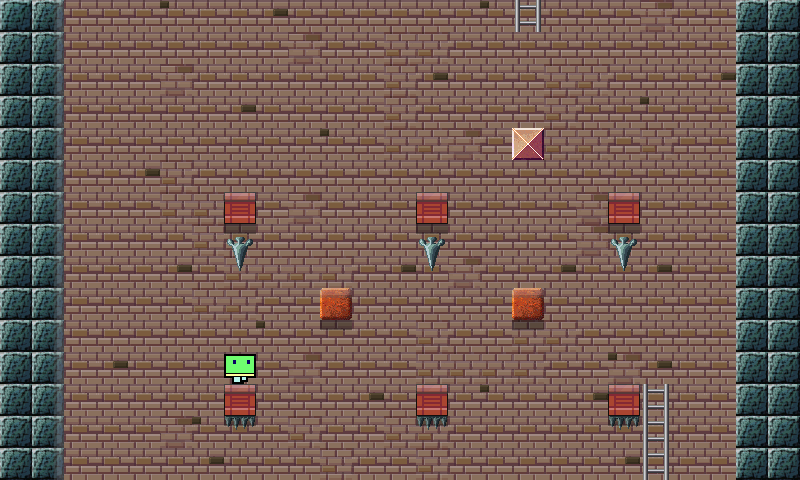

A level layout from a 2D game, rendered from its tile map. Below: a short description, then the map file with its tile-grid data intact:
An orthogonal 25x15 tile map with 32x32 px tiles, 6 tile layers (Layer 0 tiles, Layer 1 underlays tiles, Layer 2 underlays sprites and player, Layer 3 underlays sprites and mobs, ...), 6 tilesets.

<map version="1.0.0" orientation="orthogonal" renderorder="right-down" width="25" height="15" tilewidth="32" tileheight="32" nextobjectid="1">
 <tileset firstgid="1" name="0" tilewidth="32" tileheight="32" tilecount="296" columns="8">
  <image source="../images/map0Tiles.png" width="256" height="1200" />
 </tileset>
 <tileset firstgid="297" name="1" tilewidth="32" tileheight="32" tilecount="1352" columns="8">
  <image source="../images/map1UnderlaysTiles.png" width="256" height="5412" />
 </tileset>
 <tileset firstgid="1649" name="2" tilewidth="32" tileheight="32" tilecount="64" columns="8">
  <image source="../images/map2UnderlaysSpritesAndPlayer.png" width="256" height="256" />
 </tileset>
 <tileset firstgid="1713" name="3" tilewidth="32" tileheight="32" tilecount="368" columns="8">
  <image source="../images/map3UnderlaysSpritesAndMobs.png" width="256" height="1500" />
 </tileset>
 <tileset firstgid="2081" name="4" tilewidth="32" tileheight="32" tilecount="120" columns="8">
  <image source="../images/map4OverlaysSprites.png" width="256" height="500" />
 </tileset>
 <tileset firstgid="2201" name="5" tilewidth="32" tileheight="32" tilecount="496" columns="8">
  <image source="../images/map5OverlaysTiles.png" width="256" height="2000" />
 </tileset>
 <layer name="Layer 0 tiles" width="25" height="15">
  <data encoding="csv">
141,141,18,18,18,18,18,18,18,18,18,18,18,18,18,18,18,18,18,18,19,18,18,141,141,
141,141,18,18,18,18,18,18,18,19,18,18,17,17,18,18,18,18,18,18,18,18,18,141,141,
141,141,18,18,18,19,18,18,18,18,18,18,17,18,18,18,18,17,17,18,18,18,18,141,141,
141,141,18,18,18,18,18,18,18,18,18,18,17,18,18,18,18,17,18,18,18,18,18,141,141,
141,141,18,18,18,18,18,18,18,18,18,18,17,17,19,18,18,17,17,18,17,18,18,141,141,
141,141,18,18,18,17,18,18,18,18,18,18,18,18,18,18,18,18,18,18,18,18,18,141,141,
141,141,18,18,18,17,17,223,18,19,18,18,18,223,18,18,18,18,19,223,18,18,18,141,141,
141,141,18,18,18,18,17,18,18,18,18,18,18,18,18,18,18,18,19,18,18,18,18,141,141,
141,141,18,18,18,18,18,17,17,17,17,18,18,18,19,18,18,18,18,18,18,18,18,141,141,
141,141,18,18,18,18,17,17,18,18,18,18,18,18,18,18,18,18,18,18,18,18,18,141,141,
141,141,18,18,18,18,18,18,18,18,18,18,18,17,18,18,17,17,18,18,18,18,18,141,141,
141,141,18,18,18,18,18,18,18,19,18,18,18,17,17,17,17,18,18,19,18,18,18,141,141,
141,141,18,18,18,18,18,223,18,18,18,18,18,223,18,18,18,18,18,223,18,18,18,141,141,
141,141,18,18,18,19,18,18,18,17,18,18,17,17,18,18,18,18,18,18,18,18,18,141,141,
141,141,18,18,18,18,18,18,18,18,17,18,18,17,18,18,18,18,18,18,18,18,18,141,141
</data>
 </layer>
 <layer name="Layer 1 underlays tiles" width="25" height="15">
  <data encoding="csv">
0,0,0,0,0,930,0,0,935,0,0,0,0,0,0,930,689,0,0,0,0,0,0,0,0,
0,0,0,0,0,0,0,0,0,0,0,0,0,0,0,0,0,0,0,0,0,0,0,0,0,
0,0,0,0,0,0,0,0,0,0,0,0,0,935,0,0,0,0,0,0,0,0,935,0,0,
0,0,0,0,0,0,0,935,0,0,0,0,0,0,0,0,0,0,0,0,930,0,0,0,0,
0,0,0,0,0,0,0,0,0,0,930,0,0,0,0,0,935,0,0,0,0,0,0,0,0,
0,0,0,0,935,0,0,0,0,0,0,0,0,0,0,0,0,0,0,0,0,0,0,0,0,
0,0,0,0,0,0,0,0,0,0,0,0,0,0,0,0,0,0,0,0,0,0,0,0,0,
0,0,0,0,0,0,0,433,0,0,0,0,0,433,0,0,0,0,0,433,0,0,0,0,0,
0,0,0,0,0,935,0,441,0,0,0,0,935,441,0,0,0,935,0,441,935,0,0,0,0,
0,0,0,0,0,0,0,0,0,0,0,0,0,0,0,0,0,0,0,0,0,0,0,0,0,
0,0,0,0,0,0,0,0,930,0,0,0,0,0,0,0,0,0,0,0,0,0,0,0,0,
0,0,0,935,0,0,0,0,0,0,0,0,0,0,0,0,0,0,0,930,935,0,0,0,0,
0,0,0,0,0,0,0,0,0,0,0,935,0,0,0,930,0,0,935,0,689,0,0,0,0,
0,0,0,0,0,0,930,459,0,0,0,0,0,459,0,0,0,0,0,459,689,0,0,0,0,
0,0,0,0,0,0,935,0,0,0,0,0,0,0,0,0,0,0,0,935,689,0,0,0,0
</data>
 </layer>
 <layer name="Layer 2 underlays sprites and player" width="25" height="15">
  <data encoding="csv">
0,0,0,0,0,0,0,0,0,0,0,0,0,0,0,0,0,0,0,0,0,0,0,0,0,
0,0,0,0,0,0,0,0,0,0,0,0,0,0,0,0,0,0,0,0,0,0,0,0,0,
0,0,0,0,0,0,0,0,0,0,0,0,0,0,0,0,0,0,0,0,0,0,0,0,0,
0,0,0,0,0,0,0,0,0,0,0,0,0,0,0,0,0,0,0,0,0,0,0,0,0,
0,0,0,0,0,0,0,0,0,0,0,0,0,0,0,0,0,0,0,0,0,0,0,0,0,
0,0,0,0,0,0,0,0,0,0,0,0,0,0,0,0,0,0,0,0,0,0,0,0,0,
0,0,0,0,0,0,0,0,0,0,0,0,0,0,0,0,0,0,0,0,0,0,0,0,0,
0,0,0,0,0,0,0,0,0,0,0,0,0,0,0,0,0,0,0,0,0,0,0,0,0,
0,0,0,0,0,0,0,0,0,0,0,0,0,0,0,0,0,0,0,0,0,0,0,0,0,
0,0,0,0,0,0,0,0,0,0,0,0,0,0,0,0,0,0,0,0,0,0,0,0,0,
0,0,0,0,0,0,0,0,0,0,0,0,0,0,0,0,0,0,0,0,0,0,0,0,0,
0,0,0,0,0,0,0,1649,0,0,0,0,0,0,0,0,0,0,0,0,0,0,0,0,0,
0,0,0,0,0,0,0,0,0,0,0,0,0,0,0,0,0,0,0,0,0,0,0,0,0,
0,0,0,0,0,0,0,0,0,0,0,0,0,0,0,0,0,0,0,0,0,0,0,0,0,
0,0,0,0,0,0,0,0,0,0,0,0,0,0,0,0,0,0,0,0,0,0,0,0,0
</data>
 </layer>
 <layer name="Layer 3 underlays sprites and mobs" width="25" height="15">
  <data encoding="csv">
1721,0,0,0,0,0,0,0,0,0,0,0,0,0,0,0,2002,0,0,0,0,0,0,0,0,
0,0,0,0,0,0,0,0,0,0,0,0,0,0,0,0,0,0,0,0,0,0,0,0,0,
0,0,0,0,0,0,0,0,0,0,0,0,0,0,0,0,0,0,0,0,0,0,0,0,0,
0,0,0,0,0,0,0,0,0,0,0,0,0,0,0,0,0,0,0,0,0,0,0,0,0,
0,0,0,0,0,0,0,0,0,0,0,0,0,0,0,0,1985,0,0,0,0,0,0,0,0,
0,0,0,0,0,0,0,0,0,0,0,0,0,0,0,0,0,0,0,0,0,0,0,0,0,
0,0,0,0,0,0,0,0,0,0,0,0,0,0,0,0,0,0,0,0,0,0,0,0,0,
0,0,0,0,0,0,0,0,0,0,0,0,0,0,0,0,0,0,0,0,0,0,0,0,0,
0,0,0,0,0,0,0,0,0,0,0,0,0,0,0,0,0,0,0,0,0,0,0,0,0,
0,0,0,0,0,0,0,0,0,0,1981,0,0,0,0,0,1981,0,0,0,0,0,0,0,0,
0,0,0,0,0,0,0,0,0,0,0,0,0,0,0,0,0,0,0,0,0,0,0,0,0,
0,0,0,0,0,0,0,0,0,0,0,0,0,0,0,0,0,0,0,0,0,0,0,0,0,
0,0,0,0,0,0,0,0,0,0,0,0,0,0,0,0,0,0,0,0,2002,0,0,0,0,
0,0,0,0,0,0,0,0,0,0,0,0,0,0,0,0,0,0,0,0,2002,0,0,0,0,
0,0,0,0,0,0,0,0,0,0,0,0,0,0,0,0,0,0,0,0,2002,0,0,0,0
</data>
 </layer>
 <layer name="Layer 4 overlays sprites" width="25" height="15">
  <data encoding="csv">
0,0,0,0,0,0,0,0,0,0,0,0,0,0,0,0,0,0,0,0,0,0,0,0,0,
0,0,0,0,0,0,0,0,0,0,0,0,0,0,0,0,0,0,0,0,0,0,0,0,0,
0,0,0,0,0,0,0,0,0,0,0,0,0,0,0,0,0,0,0,0,0,0,0,0,0,
0,0,0,0,0,0,0,0,0,0,0,0,0,0,0,0,0,0,0,0,0,0,0,0,0,
0,0,0,0,0,0,0,0,0,0,0,0,0,0,0,0,0,0,0,0,0,0,0,0,0,
0,0,0,0,0,0,0,0,0,0,0,0,0,0,0,0,0,0,0,0,0,0,0,0,0,
0,0,0,0,0,0,0,0,0,0,0,0,0,0,0,0,0,0,0,0,0,0,0,0,0,
0,0,0,0,0,0,0,0,0,0,0,0,0,0,0,0,0,0,0,0,0,0,0,0,0,
0,0,0,0,0,0,0,0,0,0,0,0,0,0,0,0,0,0,0,0,0,0,0,0,0,
0,0,0,0,0,0,0,0,0,0,0,0,0,0,0,0,0,0,0,0,0,0,0,0,0,
0,0,0,0,0,0,0,0,0,0,0,0,0,0,0,0,0,0,0,0,0,0,0,0,0,
0,0,0,0,0,0,0,0,0,0,0,0,0,0,0,0,0,0,0,0,0,0,0,0,0,
0,0,0,0,0,0,0,0,0,0,0,0,0,0,0,0,0,0,0,0,0,0,0,0,0,
0,0,0,0,0,0,0,0,0,0,0,0,0,0,0,0,0,0,0,0,0,0,0,0,0,
0,0,0,0,0,0,0,0,0,0,0,0,0,0,0,0,0,0,0,0,0,0,0,0,0
</data>
 </layer>
 <layer name="Layer 5 overlays tiles" width="25" height="15">
  <data encoding="csv">
2453,2677,0,0,0,0,0,0,0,0,0,0,0,0,0,0,0,0,0,0,0,0,0,0,0,
0,2677,0,0,0,0,0,0,0,0,0,0,0,0,0,0,0,0,0,0,0,0,0,0,0,
0,2677,0,0,0,0,0,0,0,0,0,0,0,0,0,0,0,0,0,0,0,0,0,0,0,
0,2677,0,0,0,0,0,0,0,0,0,0,0,0,0,0,0,0,0,0,0,0,0,0,0,
0,2677,0,0,0,0,0,0,0,0,0,0,0,0,0,0,0,0,0,0,0,0,0,0,0,
0,2677,0,0,0,0,0,0,0,0,0,0,0,0,0,0,0,0,0,0,0,0,0,0,0,
0,2677,0,0,0,0,0,2673,0,0,0,0,0,2673,0,0,0,0,0,2673,0,0,0,0,0,
0,2677,0,0,0,0,0,2681,0,0,0,0,0,2681,0,0,0,0,0,2681,0,0,0,0,0,
0,2677,0,0,0,0,0,0,0,0,0,0,0,0,0,0,0,0,0,0,0,0,0,0,0,
0,2677,0,0,0,0,0,0,0,0,2673,0,0,0,0,0,2673,0,0,0,0,0,0,0,0,
0,2677,0,0,0,0,0,0,0,0,2681,0,0,0,0,0,2681,0,0,0,0,0,0,0,0,
0,2677,0,0,0,0,0,0,0,0,0,0,0,0,0,0,0,0,0,0,0,0,0,0,0,
0,2677,0,0,0,0,0,2673,0,0,0,0,0,2673,0,0,0,0,0,2673,0,0,0,0,0,
0,2677,0,0,0,0,0,2681,0,0,0,0,0,2681,0,0,0,0,0,2681,0,0,0,0,0,
0,2677,0,0,0,0,0,0,0,0,0,0,0,0,0,0,0,0,0,0,0,0,0,0,0
</data>
 </layer>
</map>